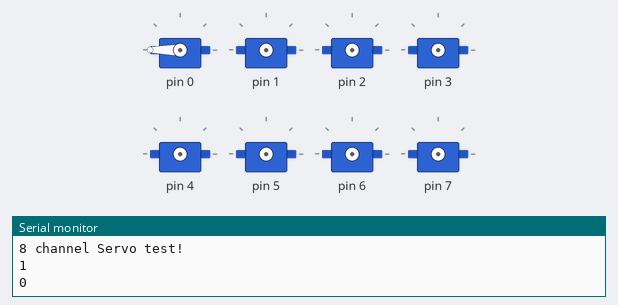
Recording of a sketch running on a simulated Arduino Uno, built with avr-gcc and run on an emulated ATmega328P. Shown: 8 × servo, the last lines printed to the serial monitor. Wiring (inferred from the names in the program): PCA9685 PWM driver at I2C address 0x40. Servo pulses on a pin are drawn as a servo (544–2400 µs = 0–180°).

Above: at 0.1 s.
At 4.6 s:
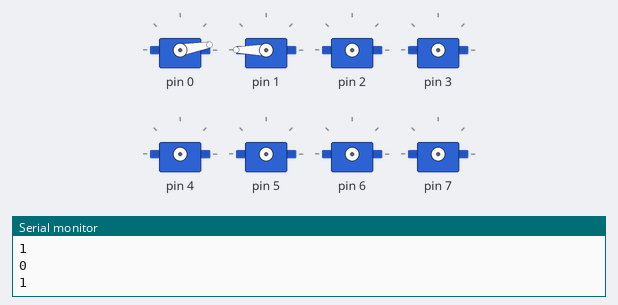
At 10.6 s:
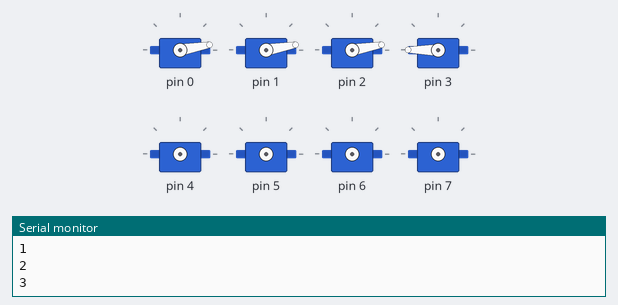
At 19.5 s:
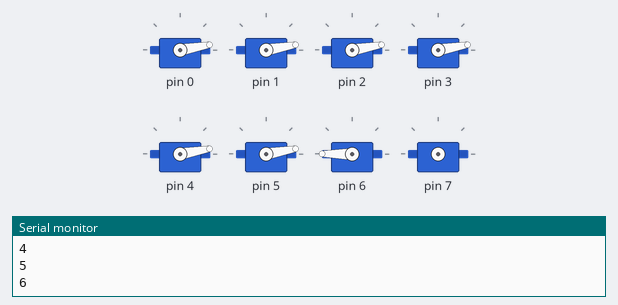
At 28.5 s:
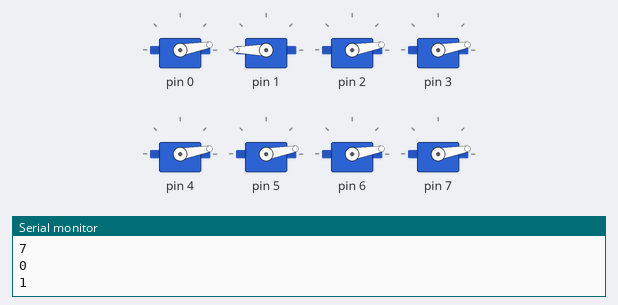
At 37.5 s:
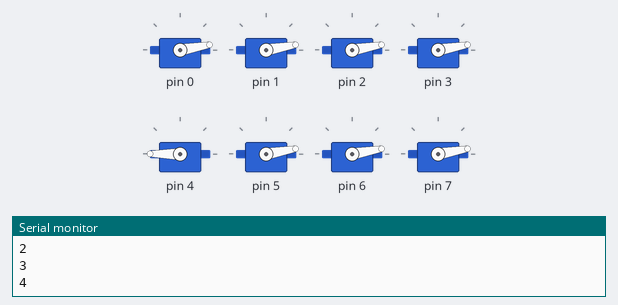
Timing chart, 0 to 40.0 s (numbered marks = the images above):
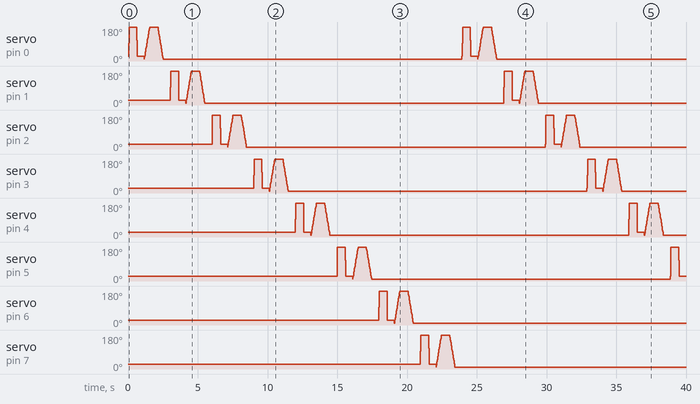

The sketch:

PWM_ServoDriverTest2.ino
```cpp
// Library Manager add Adafruit PWM Servo Driver Libaray
// https://github.com/adafruit/Adafruit-PWM-Servo-Driver-Library
// https://github.com/adafruit/Adafruit_BusIO/tree/master
//
#include <Wire.h>
#include <Adafruit_I2CDevice.h>

// REGISTER ADDRESSES
#define PCA9685_MODE1 0x00      /**< Mode Register 1 */
#define PCA9685_MODE2 0x01      /**< Mode Register 2 */
#define PCA9685_SUBADR1 0x02    /**< I2C-bus subaddress 1 */
#define PCA9685_SUBADR2 0x03    /**< I2C-bus subaddress 2 */
#define PCA9685_SUBADR3 0x04    /**< I2C-bus subaddress 3 */
#define PCA9685_ALLCALLADR 0x05 /**< LED All Call I2C-bus address */
#define PCA9685_LED0_ON_L 0x06  /**< LED0 on tick, low byte*/
#define PCA9685_LED0_ON_H 0x07  /**< LED0 on tick, high byte*/
#define PCA9685_LED0_OFF_L 0x08 /**< LED0 off tick, low byte */
#define PCA9685_LED0_OFF_H 0x09 /**< LED0 off tick, high byte */
// etc all 16:  LED15_OFF_H 0x45
#define PCA9685_ALLLED_ON_L 0xFA  /**< load all the LEDn_ON registers, low */
#define PCA9685_ALLLED_ON_H 0xFB  /**< load all the LEDn_ON registers, high */
#define PCA9685_ALLLED_OFF_L 0xFC /**< load all the LEDn_OFF registers, low */
#define PCA9685_ALLLED_OFF_H 0xFD /**< load all the LEDn_OFF registers,high */
#define PCA9685_PRESCALE 0xFE     /**< Prescaler for PWM output frequency */
#define PCA9685_TESTMODE 0xFF     /**< defines the test mode to be entered */

// MODE1 bits
#define MODE1_ALLCAL 0x01  /**< respond to LED All Call I2C-bus address */
#define MODE1_SUB3 0x02    /**< respond to I2C-bus subaddress 3 */
#define MODE1_SUB2 0x04    /**< respond to I2C-bus subaddress 2 */
#define MODE1_SUB1 0x08    /**< respond to I2C-bus subaddress 1 */
#define MODE1_SLEEP 0x10   /**< Low power mode. Oscillator off */
#define MODE1_AI 0x20      /**< Auto-Increment enabled */
#define MODE1_EXTCLK 0x40  /**< Use EXTCLK pin clock */
#define MODE1_RESTART 0x80 /**< Restart enabled */
// MODE2 bits
#define MODE2_OUTNE_0 0x01 /**< Active LOW output enable input */
#define MODE2_OUTNE_1 0x02 /**< Active LOW output enable input - high impedience */
#define MODE2_OUTDRV 0x04 /**< totem pole structure vs open-drain */
#define MODE2_OCH 0x08    /**< Outputs change on ACK vs STOP */
#define MODE2_INVRT 0x10  /**< Output logic state inverted */

#define PCA9685_I2C_ADDRESS 0x40      /**< Default PCA9685 I2C Slave Address */
#define FREQUENCY_OSCILLATOR 25000000 /**< Int. osc. frequency in datasheet */

#define PCA9685_PRESCALE_MIN 3   /**< minimum prescale value */
#define PCA9685_PRESCALE_MAX 255 /**< maximum prescale value */

//uint8_t _i2caddr;
TwoWire *_i2c;
Adafruit_I2CDevice *i2c_dev = NULL;

uint8_t read8(uint8_t addr) {
  uint8_t buffer[1] = {addr};
  i2c_dev->write_then_read(buffer, 1, buffer, 1);
  return buffer[0];
}

void write8(uint8_t addr, uint8_t d) {
  uint8_t buffer[2] = {addr, d};
  i2c_dev->write(buffer, 2);
}
uint32_t _oscillator_freq;

// called this way, it uses the default address 0x40
//Adafruit_PWMServoDriver pwm = Adafruit_PWMServoDriver();

#define SERVOMIN  150 // This is the 'minimum' pulse length count (out of 4096)
#define SERVOMAX  600 // This is the 'maximum' pulse length count (out of 4096)
#define USMIN  600 // This is the rounded 'minimum' microsecond length based on the minimum pulse of 150
#define USMAX  2400 // This is the rounded 'maximum' microsecond length based on the maximum pulse of 600
#define SERVO_FREQ 50 // Analog servos run at ~50 Hz updates

uint8_t prescale;
// our servo # counter
uint8_t servonum = 0;

void setup() {
  Serial.begin(115200);
  Serial.println("8 channel Servo test!");

  i2c_dev = new Adafruit_I2CDevice(PCA9685_I2C_ADDRESS);
  bool flag = i2c_dev->begin();
  Serial.println((int)flag);
  write8(PCA9685_MODE1, MODE1_RESTART);
  delay(10);

  _oscillator_freq = 27000000;

  prescale = 131; // ((_oscillator_freq / (freq * 4096.0)) + 0.5) - 1;
  uint8_t oldmode = read8(PCA9685_MODE1);
  uint8_t newmode = (oldmode & ~MODE1_RESTART) | MODE1_SLEEP; // sleep
  write8(PCA9685_MODE1, newmode);                             // go to sleep
  write8(PCA9685_PRESCALE, prescale); // set the prescaler
  write8(PCA9685_MODE1, oldmode);
  delay(5);
  // This sets the MODE1 register to turn on auto increment.
  write8(PCA9685_MODE1, oldmode | MODE1_RESTART | MODE1_AI);

  delay(10);
}

uint8_t setPWM(uint8_t num, uint16_t on, uint16_t off) {
  uint8_t buffer[5];
  buffer[0] = PCA9685_LED0_ON_L + 4 * num;
  buffer[1] = on;
  buffer[2] = on >> 8;
  buffer[3] = off;
  buffer[4] = off >> 8;

  if (i2c_dev->write(buffer, 5)) {
    return 0;
  } else {
    return 1;
  }
}

uint8_t readPrescale(void) {
  return read8(PCA9685_PRESCALE);
}

void writeMicroseconds(uint8_t num, uint16_t Microseconds) {

  double pulse = Microseconds;
  double pulselength;
  pulselength = 1000000; // 1,000,000 us per second

  // Read prescale
  //uint16_t prescale2 = readPrescale();
  //prescale = 131;

  // Calculate the pulse for PWM based on Equation 1 from the datasheet section
  // 7.3.5
  pulselength *= prescale + 1;
  pulselength /= _oscillator_freq;

  pulse /= pulselength;

  setPWM(num, 0, pulse);
}

void loop() {
  // Drive each servo one at a time using setPWM()
  Serial.println(servonum);
  for (uint16_t pulselen = SERVOMIN; pulselen < SERVOMAX; pulselen++) {
    setPWM(servonum, 0, pulselen);
  }

  delay(500);
  for (uint16_t pulselen = SERVOMAX; pulselen > SERVOMIN; pulselen--) {
    setPWM(servonum, 0, pulselen);
  }

  delay(500);

  for (uint16_t microsec = USMIN; microsec < USMAX; microsec++) {
    writeMicroseconds(servonum, microsec);
  }

  delay(500);
  for (uint16_t microsec = USMAX; microsec > USMIN; microsec--) {
    writeMicroseconds(servonum, microsec);
  }

  delay(500);

  servonum++;
  if (servonum > 7) servonum = 0; // Testing the first 8 servo channels
}
```
